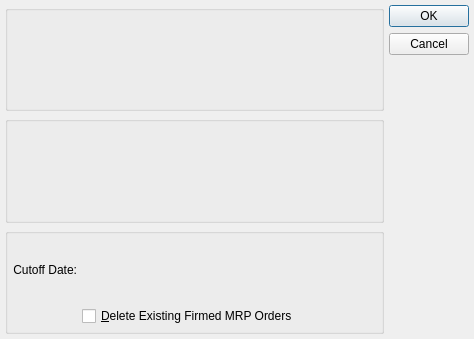
<?xml version="1.0" encoding="UTF-8"?>
<ui version="4.0">
 <comment>This file is part of the xTuple ERP: PostBooks Edition, a free and
open source Enterprise Resource Planning software suite,
Copyright (c) 1999-2018 by OpenMFG LLC, d/b/a xTuple.
It is licensed to you under the Common Public Attribution License
version 1.0, the full text of which (including xTuple-specific Exhibits)
is available at www.xtuple.com/CPAL.  By using this software, you agree
to be bound by its terms.</comment>
 <class>createPlannedOrdersByPlannerCode</class>
 <widget class="QDialog" name="createPlannedOrdersByPlannerCode">
  <property name="geometry">
   <rect>
    <x>0</x>
    <y>0</y>
    <width>474</width>
    <height>339</height>
   </rect>
  </property>
  <property name="windowTitle">
   <string>Run MRP by Planner Code</string>
  </property>
  <layout class="QGridLayout" name="gridLayout_2">
   <item row="0" column="0">
    <layout class="QVBoxLayout" name="verticalLayout">
     <item>
      <widget class="ParameterGroup" name="_plannerCode">
       <property name="focusPolicy">
        <enum>Qt::StrongFocus</enum>
       </property>
       <property name="title">
        <string/>
       </property>
       <property name="fixedSize">
        <bool>false</bool>
       </property>
      </widget>
     </item>
     <item>
      <widget class="WarehouseGroup" name="_warehouse">
       <property name="focusPolicy">
        <enum>Qt::StrongFocus</enum>
       </property>
       <property name="title">
        <string/>
       </property>
       <property name="checked">
        <bool>false</bool>
       </property>
       <property name="fixedSize">
        <bool>false</bool>
       </property>
      </widget>
     </item>
     <item>
      <widget class="QGroupBox" name="_optionsGroup">
       <property name="title">
        <string/>
       </property>
       <layout class="QGridLayout" name="gridLayout">
        <item row="0" column="0">
         <widget class="QLabel" name="_cutOffDateLit">
          <property name="text">
           <string>Cutoff Date:</string>
          </property>
          <property name="alignment">
           <set>Qt::AlignRight|Qt::AlignTrailing|Qt::AlignVCenter</set>
          </property>
         </widget>
        </item>
        <item row="0" column="1">
         <widget class="DLineEdit" name="_cutOffDate"/>
        </item>
        <item row="1" column="1" colspan="2">
         <widget class="XCheckBox" name="_deleteFirmed">
          <property name="minimumSize">
           <size>
            <width>0</width>
            <height>0</height>
           </size>
          </property>
          <property name="focusPolicy">
           <enum>Qt::StrongFocus</enum>
          </property>
          <property name="text">
           <string>&amp;Delete Existing Firmed MRP Orders</string>
          </property>
         </widget>
        </item>
        <item row="0" column="2">
         <spacer name="horizontalSpacer">
          <property name="orientation">
           <enum>Qt::Horizontal</enum>
          </property>
          <property name="sizeHint" stdset="0">
           <size>
            <width>76</width>
            <height>20</height>
           </size>
          </property>
         </spacer>
        </item>
       </layout>
      </widget>
     </item>
    </layout>
   </item>
   <item row="0" column="1">
    <widget class="QDialogButtonBox" name="_buttonBox">
     <property name="orientation">
      <enum>Qt::Vertical</enum>
     </property>
     <property name="standardButtons">
      <set>QDialogButtonBox::Cancel|QDialogButtonBox::Ok</set>
     </property>
    </widget>
   </item>
  </layout>
 </widget>
 <layoutdefault spacing="5" margin="5"/>
 <customwidgets>
  <customwidget>
   <class>DLineEdit</class>
   <extends>QWidget</extends>
   <header>datecluster.h</header>
   <container>1</container>
  </customwidget>
  <customwidget>
   <class>ParameterGroup</class>
   <extends>QGroupBox</extends>
   <header>parametergroup.h</header>
   <container>1</container>
  </customwidget>
  <customwidget>
   <class>WarehouseGroup</class>
   <extends>QGroupBox</extends>
   <header>warehousegroup.h</header>
   <container>1</container>
  </customwidget>
  <customwidget>
   <class>XCheckBox</class>
   <extends>QCheckBox</extends>
   <header>xcheckbox.h</header>
  </customwidget>
 </customwidgets>
 <tabstops>
  <tabstop>_plannerCode</tabstop>
  <tabstop>_warehouse</tabstop>
  <tabstop>_cutOffDate</tabstop>
  <tabstop>_deleteFirmed</tabstop>
 </tabstops>
 <resources/>
 <connections/>
</ui>
